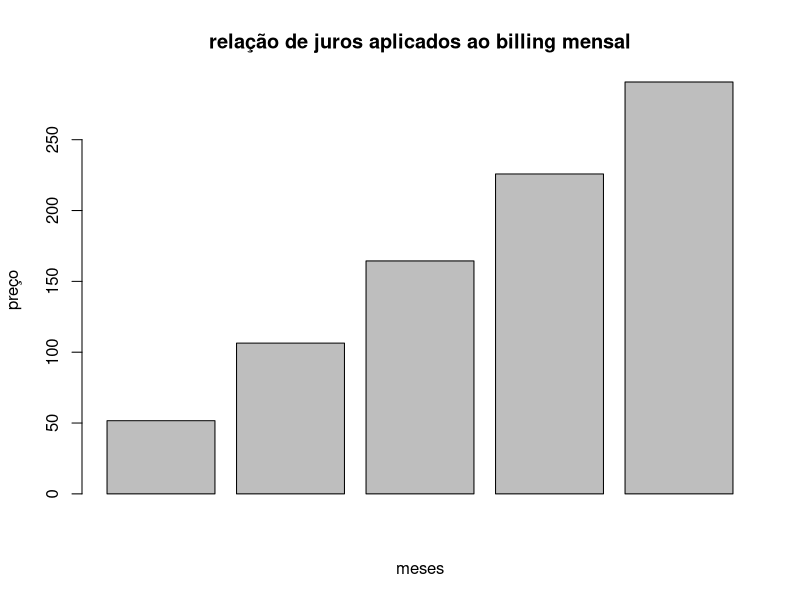

The R script that drew this image:
juros = 51.66
for(i in seq(1:4)) {
    juros <- c(juros, ((51.66*(i+1))*(1+0.03)**i))
}
juros
barplot(juros, main = "relação de juros aplicados ao billing mensal", ylab = "preço", xlab = "meses")
